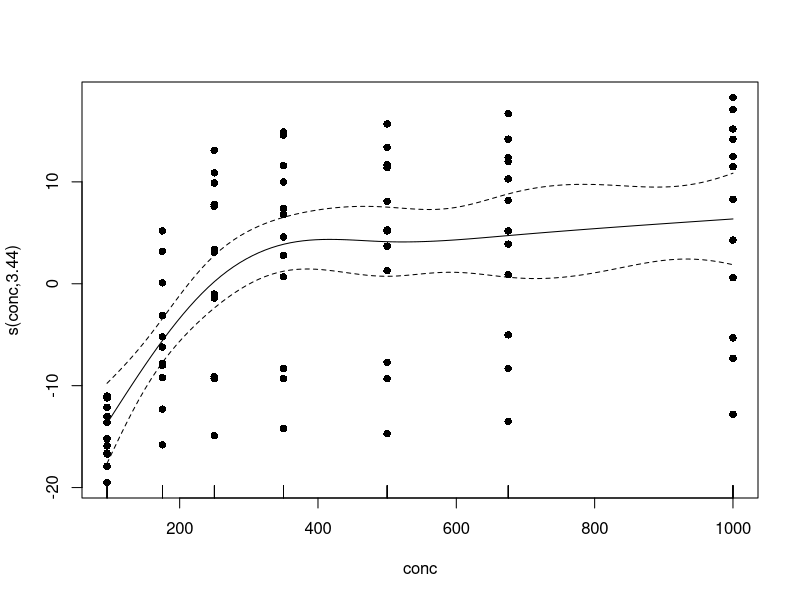

The R script that drew this image:
library(gamm4)
library(mgcv)
library(multcomp)
library(emmeans)
library(lme4)
library(lmerTest)
df <- CO2

# ANOVA
# Linear Model
lm <- lm(uptake ~ Treatment, data = df)
summary(aov(lm))
# Generalized Linear Model
glm <- glm(uptake ~ Treatment, data = df)
anova(lm)
anova(glm)
# Mixed Linear Model
lmm <- lmer(uptake ~ Treatment + (1 | Type), data = df)
anova(lmm)
# GAM Model
gam_model <- gam(uptake ~ s(conc, k = 5), data = df)
summary(gam_model)
plot(gam_model, residuals = TRUE, pch = 16, rug = TRUE)
# Fit a GAMM with a smooth term for conc and a random effect for Type
gamm_model <- gamm4(uptake ~ s(conc, k = 5), random = ~(1 | Type), data = df)
summary(gamm_model$gam)
summary(gamm_model$mer)
# Fit a GAM with a smooth term for conc and a categorical predictor
gam_model <- gam(uptake ~ s(conc, k = 5) + Treatment, data = df)

# POSTHOC TESTS
emmeans_result <- emmeans(glm, pairwise ~ Treatment)
summary(emmeans_result)
glht_result <- glht(glm, linfct = mcp(Treatment = "Tukey"))
summary(glht_result)
glht_result <- glht(lmm, linfct = mcp(Treatment = "Tukey"))
summary(glht_result)


# Alternative for Continuous Predictor (e.g., conc)
lm_cont <- lm(uptake ~ conc, data = df)
summary(lm_cont)
glm_cont <- glm(uptake ~ conc, data = df)
summary(glm_cont)
lmm_cont <- lmer(uptake ~ conc + (1 | Type), data = df)
summary(lmm_cont)
# Post hoc comparisons for Treatment levels with gam
emmeans_result <- emmeans(gam_model, pairwise ~ Treatment)
summary(emmeans_result)
